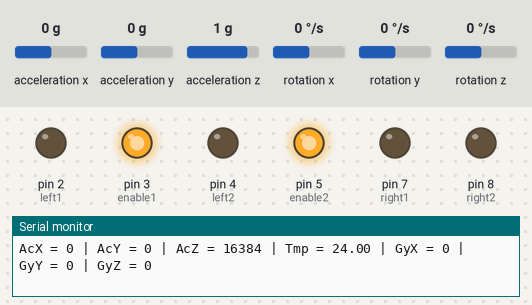
Simulated run of this sketch. Board: Arduino Uno, built with avr-gcc and run on an emulated ATmega328P. Parts: output pins drawn as LEDs (lit = HIGH), the last lines printed to the serial monitor. Wiring (inferred from the names in the program): MPU-6050 motion sensor at I2C address 0x68. The inputs (shaded band) are chosen by the test bench; at power-on: rotation z 0 °/s, acceleration x 0 g, acceleration y 0 g, acceleration z 1 g, rotation x 0 °/s, rotation y 0 °/s.

Above: at 0.1 s.
At 1.8 s:
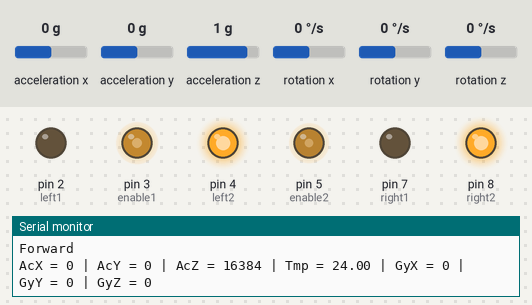
1.9 s: rotation z set to -2 °/s
6.0 s: rotation z set to 100 °/s
10.1 s: rotation z set to 6 °/s
13.6 s: rotation z set to 3 °/s
15.9 s: rotation z set to -192 °/s
Timing chart, 0 to 18.9 s (numbered marks = the images above; inputs shaded):
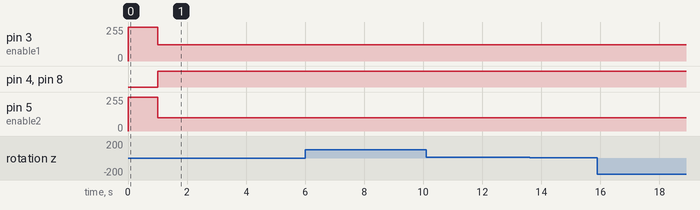

The sketch:

acc_gyro.ino
```cpp
 // MPU-6050 Short Example Sketch
// By Arduino User JohnChi
// August 17, 2014
// Public Domain
#include<Wire.h>

const int MPU_addr=0x68;  // I2C address of the MPU-6050
int16_t AcX,AcY,AcZ,Tmp,GyX,GyY,GyZ;

int left1= 2, left2= 4, right1= 7, right2= 8, enable1=3, enable2= 5, ir3= 12,ir4= 11,ir1=10,ir2=13;

void setup(){
  Wire.begin();
  Wire.beginTransmission(MPU_addr);
  Wire.write(0x6B);  // PWR_MGMT_1 register
  Wire.write(0);     // set to zero (wakes up the MPU-6050)
  Wire.endTransmission(true);
  Serial.begin(9600);
  pinMode(ir3,INPUT);
  pinMode(ir4,INPUT);
  pinMode(ir1,INPUT);
  pinMode(ir2,INPUT);
  pinMode(left1,OUTPUT);
  pinMode(left2,OUTPUT);
  pinMode(right1,OUTPUT);
  pinMode(right2,OUTPUT);
  pinMode(enable1,OUTPUT);
  pinMode(enable2,OUTPUT);
  digitalWrite(enable1,HIGH);
  digitalWrite(enable2,HIGH);
}

int err=30;

void forward()
{
   analogWrite(enable1,122);
   analogWrite(enable2,100);
   digitalWrite(left2,HIGH);
   digitalWrite(right2,HIGH); //Forward
   digitalWrite(left1,LOW);
   digitalWrite(right1,LOW);
}

void rright()
{
  //analogWrite(enable1,100);
  //analogWrite(enable2,130);
  digitalWrite(left2,HIGH);
  digitalWrite(right2,LOW); //Onthespotright
  digitalWrite(left1,LOW);
  digitalWrite(right1,LOW);

}

void rleft()
{
  //analogWrite(enable1,130);
  //analogWrite(enable2,100);
  digitalWrite(left2,LOW);
  digitalWrite(right2,HIGH); //Onthespotleft
  digitalWrite(left1,LOW);
  digitalWrite(right1,LOW);

}

void Stop()
{
  digitalWrite(left2,LOW);
  digitalWrite(right2,LOW); //Stop
  digitalWrite(left1,LOW);
  digitalWrite(right1,LOW);
}

void loop(){

  Wire.beginTransmission(MPU_addr);
  Wire.write(0x3B);  // starting with register 0x3B (ACCEL_XOUT_H)
  Wire.endTransmission(false);
  Wire.requestFrom(MPU_addr,14,true);  // request a total of 14 registers
  AcX=Wire.read()<<8|Wire.read();  // 0x3B (ACCEL_XOUT_H) & 0x3C (ACCEL_XOUT_L)
  AcY=Wire.read()<<8|Wire.read();  // 0x3D (ACCEL_YOUT_H) & 0x3E (ACCEL_YOUT_L)
  AcZ=Wire.read()<<8|Wire.read();  // 0x3F (ACCEL_ZOUT_H) & 0x40 (ACCEL_ZOUT_L)
  Tmp=Wire.read()<<8|Wire.read();  // 0x41 (TEMP_OUT_H) & 0x42 (TEMP_OUT_L)
  GyX=Wire.read()<<8|Wire.read();  // 0x43 (GYRO_XOUT_H) & 0x44 (GYRO_XOUT_L)
  GyY=Wire.read()<<8|Wire.read();  // 0x45 (GYRO_YOUT_H) & 0x46 (GYRO_YOUT_L)
  GyZ=Wire.read()<<8|Wire.read();  // 0x47 (GYRO_ZOUT_H) & 0x48 (GYRO_ZOUT_L)
  Serial.print("AcX = "); Serial.print(AcX);
  Serial.print(" | AcY = "); Serial.print(AcY);
  Serial.print(" | AcZ = "); Serial.print(AcZ);
  Serial.print(" | Tmp = "); Serial.print(Tmp/340.00+36.53);  //equation for temperature in degrees C from datasheet
  Serial.print(" | GyX = "); Serial.print(GyX);
  Serial.print(" | GyY = "); Serial.print(GyY);
  Serial.print(" | GyZ = "); Serial.println(GyZ);
  delay(1000);
  if((GyZ<400)&&(GyZ>-100))
  {
    start:
    Serial.println("Forward");
    forward();
  }
  else if(GyZ<-50)
  {
    Serial.println("Left");
    rleft();
    delay(5);
    goto start;
  }
  else if(GyZ>600)
  {
    Serial.println("Right");
    rright();
    delay(5);
    goto start;
  }


}
```
